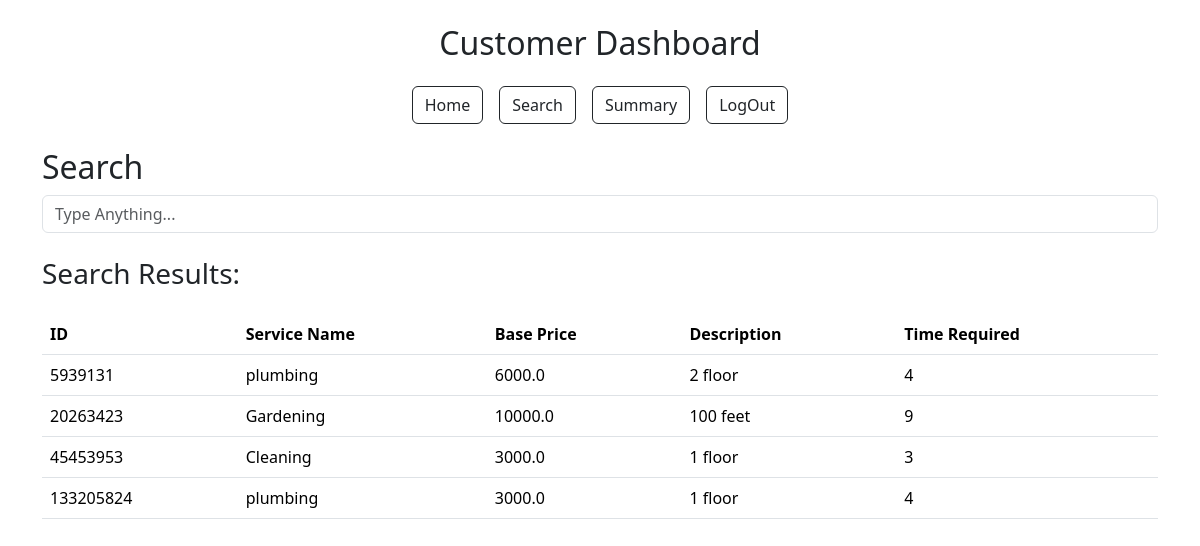
/search (signed in), run on the app's committed database.
### models.py (models this page shows)
class User(db.Model):
    __tablename__ = "user"
    id = db.Column(db.Integer, primary_key=True)
    username = db.Column(db.String(80), unique=True, nullable=False)
    passhash = db.Column(db.String(80), nullable=False)
    name = db.Column(db.String(80), nullable=False)
    role = db.Column(db.String(20), nullable=False)
    is_blocked = db.Column(db.Boolean, default=False, nullable=False)
    is_admin = db.Column(db.Boolean, default=False, nullable=False)
    professional = db.relationship('Professional', backref='user', lazy=True)
    customer = db.relationship('Customer', backref='user', lazy=True)

class Service(db.Model):
    __tablename__ = 'service'
    id = db.Column(db.Integer, primary_key=True)
    service_name = db.Column(db.String(80), unique=False, nullable=False)
    description = db.Column(db.Text, nullable=False)
    price = db.Column(db.Float, nullable=False)
    time_required = db.Column(db.Integer, nullable=False)
    service_requests = db.relationship('ServiceRequest', back_populates='service', lazy=True)

### app.py (the view)
@app.route('/search', methods=['GET', 'POST'])
def search():
    if 'user_role' not in session:
        flash('Please log in first', 'danger')
        return redirect(url_for('login'))
    if session['user_role'] == 'admin':
        user = {'is_blocked': False}
    else:
        user = User.query.get(session['user_id'])
    customers = Customer.query.all()
    professionals = Professional.query.all()
    services = Service.query.all()
    service_requests = ServiceRequest.query.all()
    return render_template('search.html', user=user, customers=customers, professionals=professionals, services=services, service_requests=service_requests)

### templates/search.html (shortened to what this page needs)
{% extends "layout.html" %}  {% block content %}
<h2>Search</h2>
<div class="input-group">
  <input
    type="text"
    class="form-control"
    id="Name"
    name="Name"
    placeholder="Type Anything..."
  />
</div>
<h3 class="my-4">Search Results:</h3>
{% if session.get('user_role') == 'admin' %} {% if service_requests|length > 0
%}
<h4>Service Requests:</h4>
<div class="table-responsive admin">
  <table class="table">
    <thead>
      <tr>
        <th>ID</th>
        <th>Requested By</th>
        <th>Assigned Professional</th>
        <th>Requested Date</th>
        <th>Status</th>
      </tr>
    </thead>
    <tbody>
      {% for service_request in service_requests %}
      <tr class="item">
        <td>{{service_request.id}}</td>
        <td>{{ service_request.customer.user.name}}</td>
        <td>
          {{ service_request.professional.user.name if
          service_request.professional else 'N/A' }}
        </td>
        <td>{{service_request.date_of_request.strftime('%Y-%m-%d') }}</td>
        <td>{{service_request.status}}</td>
      </tr>
      {% endfor %}
    </tbody>
  </table>
</div>
{% endif %}
<h4>Customers:</h4>
<div class="table-responsive admin">
  <table class="table">
    <thead>
      <tr>
        <th>ID</th>
        <th>Name</th>
        <th>Address</th>
        <th>Contact</th>
        <th>Pincode</th>
      </tr>
    </thead>
    <tbody>
      {% for customer in customers %}
      <tr class="item">
        <td>{{customer.id}}</td>
        <td>{{customer.user.name}}</td>
        <td>{{customer.address}}</td>
        <td>{{customer.contact}}</td>
        <td>{{customer.pincode}}</td>
      </tr>
      {% endfor %}
    </tbody>
  </table>
</div>
<h4>Professionals:</h4>
<div class="table-responsive admin">
  <table class="table">
    <thead>
      <tr>
        <th>ID</th>
        <th>Name</th>
        <th>Experience</th>
        <th>Service Name</th>
        <th>Pincode</th>
      </tr>
    </thead>
    <tbody>
      {% for professional in professionals %}
      <tr class="item">
        <td>{{professional.id}}</td>
        <td>{{professional.user.name}}</td>
        <td>{{professional.experience}}</td>
        <td>{{professional.service_name}}</td>
        <td>{{professional.pincode}}</td>
      </tr>
      {% endfor %}
    </tbody>
  </table>
</div>
{% elif session.get('user_role') == 'customer' %}
<div class="table-responsive">
  <table class="table">
    <thead>
      <tr>
        <th>ID</th>
        <th>Service Name</th>
        <th>Base Price</th>
        <th>Description</th>
        <th>Time Required</th>
      </tr>
    </thead>
    <tbody>
      {% for service in services %}
      <tr class="item">
        <td>{{service.id}}</td>
        <td>{{service.service_name}}</td>
        <td>{{service.price}}</td>
        <td>{{service.description}}</td>
        <td>{{service.time_required}}</td>
      </tr>
      {% endfor %}
    </tbody>
  </table>
</div>
{% endif %} {% endblock %}

### templates/layout.html (shortened to what this page needs)
<!DOCTYPE html>
<html lang="en">
  <head>
    <link
      href="https://cdn.jsdelivr.net/npm/bootstrap@5.3.3/dist/css/bootstrap.min.css"
      rel="stylesheet"
    />
  </head>
  <body data-bs-theme="light">
    <div class="container mt-4">
      {% if not (request.endpoint == 'professional_dashboard' and
      professional.verified == false) %} {% if request.endpoint not in ['login',
      'register','profile'] and not user.is_blocked%}
      <div class="text-center my-4">
        <h2 class="text-capitalize">
          {{ session.get('user_role') }} Dashboard
        </h2>
      </div>
      <div class="d-flex justify-content-center mb-4">
        <div class="d-flex flex-row gap-3">
          {% with dashboard_url = session['user_role'] + '_dashboard' %}
          <a href="{{ url_for(dashboard_url) }}" class="btn btn-outline-dark"
            >Home</a
          >
          {% endwith %}
          <a href="{{ url_for('search') }}" class="btn btn-outline-dark"
            >Search</a
          >
          <a href="{{ url_for('summary') }}" class="btn btn-outline-dark"
            >Summary</a
          >
          <a href="{{ url_for('logout') }}" class="btn btn-outline-dark"
            >LogOut</a
          >
        </div>
      </div>
      {% endif %} {% endif %}
      {% block content %} {% endblock %}
    </div>
  </body>
</html>

### data on the page
User: get "Customer"
Service: id "5939131", service_name "plumbing", price "6000.0", description "2 floor", time_required "4"
Service: id "20263423", service_name "Gardening", price "10000.0", description "100 feet", time_required "9"
Service: id "45453953", service_name "Cleaning", price "3000.0", description "1 floor", time_required "3"
Service: id "133205824", service_name "plumbing", price "3000.0", description "1 floor", time_required "4"
